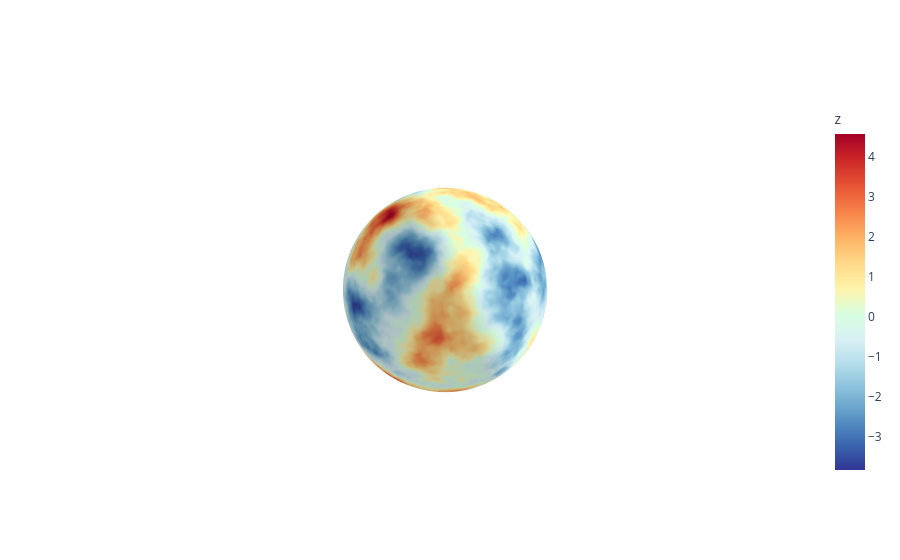

Notebook code for this chart:
### Markdown cell above
### Display the realization

### Code cell
surface = gop.SurfaceOnMesh(mesh, result, opacity=1)
fig = go.Figure(data=[surface])
fig.update_scenes(xaxis_visible=False, yaxis_visible=False, zaxis_visible=False)
f = fig.show()

### Figure 1 — Plotly figure (JSON) as saved in the notebook; plotly's stock layout.template omitted (floating-point values rounded to 4 significant figures; data arrays with more than 128 entries replaced by an {"elided": "..."} marker saying what was removed)
{"data": [{"color": "white", "colorbar": {"title": {"text": "z"}}, "colorscale": [[0, "#313695"], [0.07692, "#3a67af"], [0.1538, "#5994c5"], [0.2308, "#84bbd8"], [0.3077, "#afdbea"], [0.3846, "#d8eff5"], [0.4615, "#d6ffe1"], [0.5385, "#fef4ac"], [0.6154, "#fed987"], [0.6923, "#fdb264"], [0.7692, "#f78249"], [0.8462, "#e75435"], [0.9231, "#cc2727"], [1, "#a50026"]], "i": {"elided": "20480 int values"}, "intensity": {"elided": "10242 float values"}, "j": {"elided": "20480 int values"}, "k": {"elided": "20480 int values"}, "name": "y", "opacity": 1, "type": "mesh3d", "x": {"elided": "10242 float values"}, "y": {"elided": "10242 float values"}, "z": {"elided": "10242 float values"}}], "layout": {"scene": {"xaxis": {"visible": false}, "yaxis": {"visible": false}, "zaxis": {"visible": false}}}}
